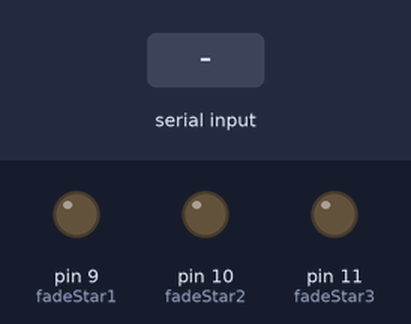
This sketch was run on a simulated Arduino Uno, built with avr-gcc and run on an emulated ATmega328P. On the bench: output pins drawn as LEDs (lit = HIGH). The inputs (shaded band) are chosen by the test bench. What the sketch prints to the serial monitor is not drawn.

Above: at 1.2 s.
1.3 s: "1" received over the second serial link
At 3.01 s:
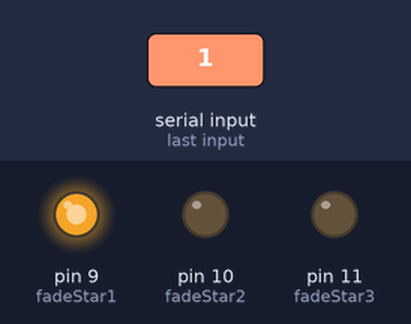
4.3 s: "2" received over the second serial link
At 6.13 s:
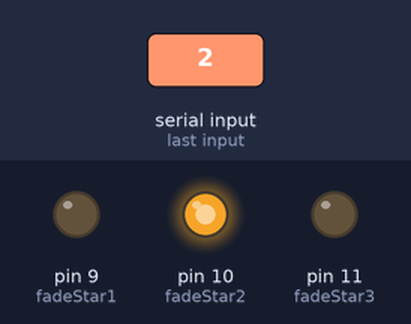
7.3 s: "3" received over the second serial link
At 9.25 s:
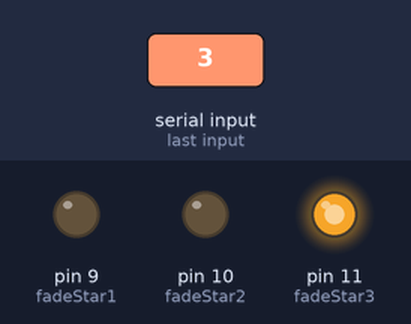
10.3 s: "4" received over the second serial link
At 12.37 s:
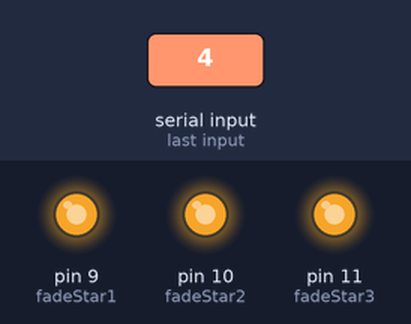
Timing chart, 0 to 14.3 s (numbered marks = the images above; inputs shaded):
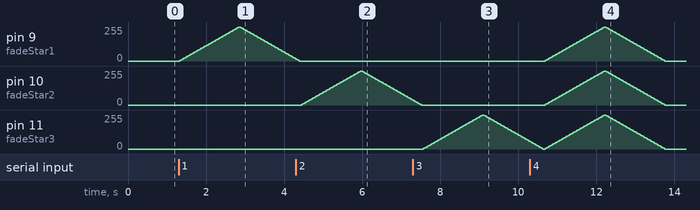

Measured:
- after the input at 1.3 s, pin 9 (fadeStar1): rises from 0/255 to 255/255 in 1.5 s, then falls to 20/255 in 1.4 s
- after the input at 4.3 s, pin 10 (fadeStar2): rises from 0/255 to 255/255 in 1.5 s, then falls to 40/255 in 1.3 s
- after the input at 7.3 s, pin 11 (fadeStar3): rises from 0/255 to 255/255 in 1.5 s, then falls to 60/255 in 1.2 s
- after the input at 10.3 s, pin 9 (fadeStar1), pin 10 (fadeStar2): rises from 0/255 to 255/255 in 1.5 s, then falls to 0/255 in 1.6 s

The sketch:

TwinkleStarNormalLED.ino
```cpp
#include <SoftwareSerial.h>
SoftwareSerial mySerial(2,3); //RX, TX


#define fadeStar1 9
#define fadeStar2 10
#define fadeStar3 11

void setup() {
  // put your setup code here, to run once:
  Serial.begin(9600);
  while (!Serial) {
    ; // wait for serial port to connect. Needed for native USB port only
  }

  mySerial.begin(9600);

}

void loop() {
  if (mySerial.available()) {
    byte data=mySerial.read();
    Serial.write(data);

    switch(data){
      case '1':
        star1();
        break;
      case '2':
        star2();
        break;
      case '3':
        star3();
        break;
      case '4':
        star4();
        break;
      default:
        return;
    }

  }
  if (Serial.available()) {
    mySerial.write(Serial.read());
  }

}

void star1(){
  for(int fadeValue=0; fadeValue<=255; fadeValue+=5){
    analogWrite(fadeStar1, fadeValue);
    delay(30);
  }
  for(int fadeValue=255; fadeValue>=0; fadeValue-=5){
    analogWrite(fadeStar1, fadeValue);
    delay(30);
  }
}

void star2(){
  for(int fadeValue=0; fadeValue<=255; fadeValue+=5){
    analogWrite(fadeStar2, fadeValue);
    delay(30);
  }
  for(int fadeValue=255; fadeValue>=0; fadeValue-=5){
    analogWrite(fadeStar2, fadeValue);
    delay(30);
  }
}

void star3(){
  for(int fadeValue=0; fadeValue<=255; fadeValue+=5){
    analogWrite(fadeStar3, fadeValue);
    delay(30);
  }
  for(int fadeValue=255; fadeValue>=0; fadeValue-=5){
    analogWrite(fadeStar3, fadeValue);
    delay(30);
  }
}


void star4(){
  for(int fadeValue=0; fadeValue<=255; fadeValue+=5){
    analogWrite(fadeStar1, fadeValue);
    analogWrite(fadeStar2, fadeValue);
    analogWrite(fadeStar3, fadeValue);
    delay(30);
  }
  for(int fadeValue=255; fadeValue>=0; fadeValue-=5){
    analogWrite(fadeStar1, fadeValue);
    analogWrite(fadeStar2, fadeValue);
    analogWrite(fadeStar3, fadeValue);
    delay(30);
  }
}
```
